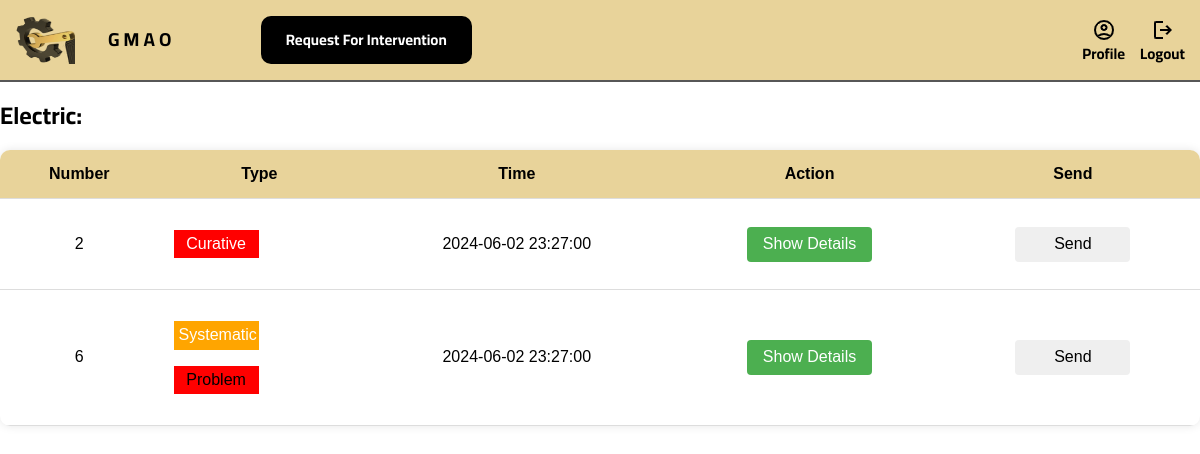
/GMAO/groupe/Electric.php (signed in), run on the app's committed database.
### tables this page shows
CREATE TABLE `formulaire` (
  `id` int(11) NOT NULL,
  `number_of_formulaire` int(11) NOT NULL,
  `name_agent` varchar(45) NOT NULL,
  `type_formulaire` varchar(45) NOT NULL,
  `date_agent` datetime NOT NULL,
  `ref` varchar(45) NOT NULL,
  `type_intervention` varchar(45) NOT NULL,
  `type_preventive` varchar(45) NOT NULL,
  `levels_danger` varchar(45) NOT NULL,
  `type_probleme` varchar(1000) NOT NULL,
  `subsidiary` varchar(45) NOT NULL,
  `line` varchar(45) NOT NULL,
  `equipment` varchar(45) NOT NULL,
  `name_maintenance_director` varchar(45) NOT NULL,
  `date_maintenance` datetime NOT NULL,
  `name_production_director` varchar(45) NOT NULL,
  `date_production` datetime NOT NULL,
  `name_Equipe` varchar(50) NOT NULL,
  `date_end` datetime NOT NULL,
  `summary_Mechanical` text NOT NULL,
  `summary_Electric` text NOT NULL,
  `summary_Hydraulic` text NOT NULL,
  `summary_Informatique` text NOT NULL,
  `maintenance_id` int(11) NOT NULL,
  `production_id` int(11) NOT NULL,
  `equipe_id` int(11) NOT NULL,
  `administration_id` int(11) NOT NULL,
  `agent_id` int(11) NOT NULL
);

### GMAO/groupe/Electric.php (the view, shortened to what this page needs)
<?php
require("../config.php");
$id = isset($_SESSION["id"]) ? $_SESSION["id"] : "";
$TypeCreation = isset($_SESSION["type"]) ? $_SESSION["type"] : "";
$result = [];
if ($id !== ""){
    $connection = new PDO($dsn, $db_user, $db_password);
    $sql2 = "SELECT * FROM equipe
    JOIN formulaire ON equipe.maintenance_id = formulaire.maintenance_id
    WHERE equipe.user_id = :user_id
    AND (formulaire.type_formulaire = 'Production' OR formulaire.type_formulaire = 'End')
    AND formulaire.type_probleme LIKE :type_probleme
    AND (formulaire.summary_Electric IS NULL OR formulaire.summary_Electric = '');";
    $statement = $connection->prepare($sql2);
    $statement->bindValue(":user_id",$id);
    $statement->bindValue(":type_probleme", '%' . $TypeCreation . '%');
    $statement->execute();
    $result = $statement->fetchAll();
}
?>
<!DOCTYPE html>
<html lang="en">
<head>
     <link rel="stylesheet" href="../css/normalize.css">
     <link rel="stylesheet" href="../css/agent.css">
     <link rel="stylesheet" href="../css/all.min.css">
</head>
<body>
    <div class="header" id="header">
        <div class="container">
            <div class="image"><img src="../Image/b74c8225-fb57-4667-adec-539a1f5ebfe1-removebg-preview.png"/><h3><a>G M A O</a></h3></div>
            <div class="links">
            <ul class="link">
                <li><a href="Electric.php" class="active">Request For Intervention</a></li>
            </ul>
            <ul class="link_2">
                <li><a href="profileEquipe.php">
                    <div class="profile">
                        <div class="icon" style="text-align: center;">
                        <img src="../Image/account_circle_FILL0_wght400_GRAD0_opsz24.png" alt="">
                       </div>
                       <p style="margin: 0;">Profile</p>
                    </div>
                </a></li>
                <li>
                    <a href="../Login.php">
                <div class="logout">
                <div class="icon" style="text-align: center;">
                <img src="../Image/logout_FILL0_wght400_GRAD0_opsz24.png" alt="">
                </div>
                 <p style="margin: 0;" class="logout">Logout</p>
                </div>
                 </a>
                </li>
            </ul>
            </div>
            </div>
    </div>
    <h2> Electric:</h2>
    <table id="requests-table">
        <thead>
            <tr>
                <th>Number</th>
                <th>Type</th>
                <th>Time</th>
                <th>Action</th>
                <th>Send</th>
            </tr>
        </thead>
        <tbody>
            <?php foreach($result as $row):?>
            <tr>
                <td style="text-align: center;"><?php echo $row['number_of_formulaire']; ?></td>
                <td style="text-align: center;">
               <p style="padding: 5px; width: 85px; background-color: <?php echo ($row['type_intervention'] === 'curative') ? 'red' : (($row['type_intervention'] === 'systematic') ? 'orange' : 'green'); ?>; color: white;"><?php echo $row['type_intervention']; ?></p>
               <?php
                  $type_probleme_array = explode(',', $row["type_probleme"]);
                 if (is_array($type_probleme_array) && count($type_probleme_array) >= 2) { ?>
                 <p style="padding: 5px; width: 85px; background-color: <?php echo 'red' ?>">Problem</p>
                  <?php } ?>
            </td>
                <td style="text-align: center;"><?php echo $row['date_production']; ?></td>
                <td style="text-align: center;">
                    <button class="show-details-btn">Show Details</button>
                </td>
                <td style="text-align: center;">
                <input type="submit" form="form_<?php echo $row['id']; ?>" value="Send" style="height: 35px">
                </td>
            </tr>
            <?php endforeach;?>
        </tbody>
    </table>
</body>
</html>

### GMAO/css/agent.css (style rules this page uses)
:root { --mainColor:#E8D39A; --SecondeColor:#EAEAEA; --transition:0.3s; --bacground:#ececec; }
html { scroll-behavior: smooth; }
ul { list-style: none; margin: 0px; padding: 0px; }
.container { padding-left: 15px; padding-right: 15px; margin-left:auto ; margin-right:auto ; }
@media (min-width: 768px) { .container { width:750px ; } }
@media (min-width: 992px) { .container { width:970px ; } }
@media (min-width: 1200px) { .container { width: 1170px ; } }
* { -webkit-box-sizing: border-box; -moz-box-sizing: border-box; box-sizing: border-box; }
h3 a { text-decoration: none; color: black; font-family: 'Cairo', sans-serif; font-weight: 700; padding: 3px 23px; background-color: var(--mainColor); }
.link a { text-decoration: none; color: black; font-size: 15px; font-family: 'Cairo', sans-serif; font-weight: 700; padding: 15px 25px; width: 100%; transition: var(--transition); }
.link a.active { display: block; color: white; background-color: black; border-radius: 10px; }
.link_2 li a:last-child { text-decoration: none; color: white; font-family: 'Cairo'; font-size: 15px; font-weight: 700; padding: 10px 10px; }
body { font-family: "Cairo",sans-serif; margin: 0; }
.header { z-index: 5; border-bottom: 2px solid; border-color: #575757; }
.header .container { width: 100%; display: flex; height: 80px; background-color: var(--mainColor); }
.header .container .image { width: 21%; gap: 10px; height: 100%; display: flex; align-items: center; position: relative; }
.header .container .image img { width: 60px; height: 48px; background: url(b74c8225-fb57-4667-adec-539a1f5ebfe1.png); mix-blend-mode: multiply; }
.link { display: flex; width: 70%; justify-content: flex-start; gap: 10px; align-items: center; }
.link_2 { display: flex; width: 20%; gap: 15px; justify-content: flex-end; align-items: center; color: black; }
.link_2 li { color: black; }
.link_2 li a { color: black !important; font-family: 'Cairo', sans-serif !important; }
.links { width: 79%; display: flex; justify-content: space-between; }
input[type="submit"] { width: 115px; border: none; border: none; cursor: pointer; border-radius: 4px; height: 35px; }
table { width: 100%; border-collapse: collapse; margin-top: 20px; background-color: #fff; border-radius: 10px; overflow: hidden; box-shadow: 0 0 10px rgba(0, 0, 0, 0.1); }
th, td { text-transform: capitalize; font-family: sans-serif; padding: 15px; border-bottom: 1px solid #ddd; }
th { background-color: var(--mainColor); color: black; }
.show-details-btn { background-color: #4caf50; color: white; padding: 8px 16px; border: none; cursor: pointer; border-radius: 4px; height: 35px }
.active { display: table-row; }

### data on the page
formulaire: number_of_formulaire "2", type_intervention "Curative", date_production "2024-06-02 23:27:00"
formulaire: number_of_formulaire "6", type_intervention "Systematic", shows "Problem", date_production "2024-06-02 23:27:00"
